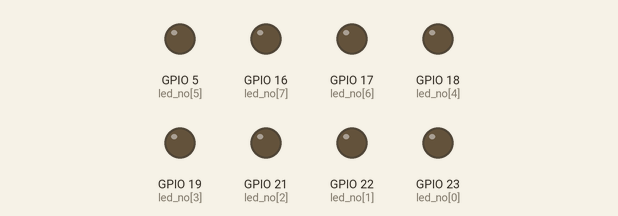
Recording of a program running on a simulated ESP32 board running MicroPython. Shown: output pins drawn as LEDs (lit = HIGH). The interpreter's speed is modelled, so counts of loop turns are approximate; what the program prints to the serial console is not drawn.

Above: at 0.05 s.
At 0.45 s:
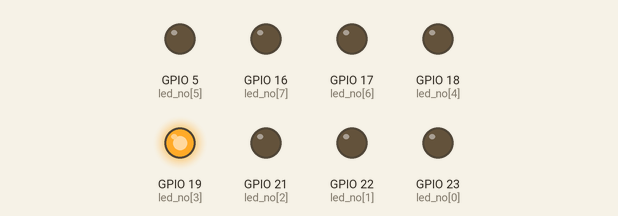
At 0.75 s:
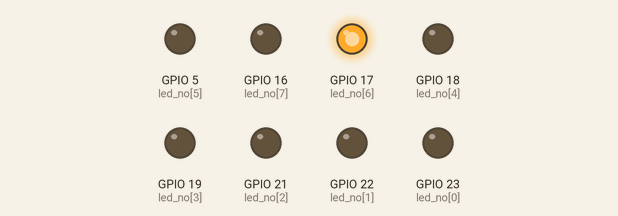
At 1.55 s:
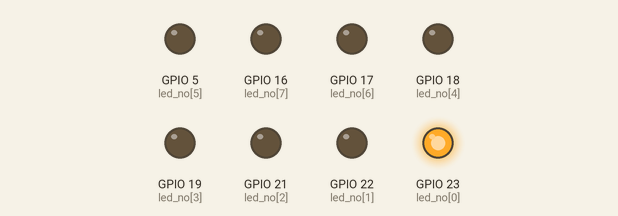
At 2.25 s:
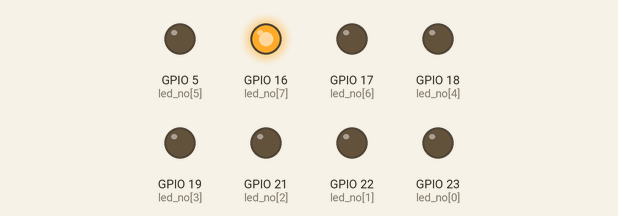
At 3.15 s:
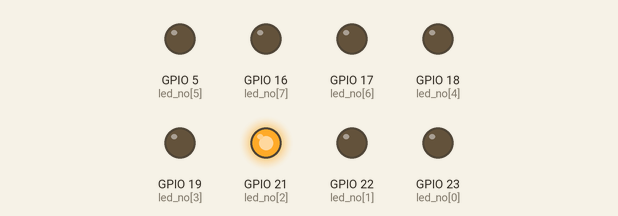
Timing chart, 0 to 3.5 s (numbered marks = the images above):
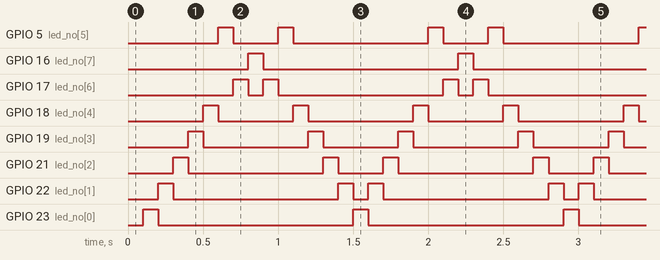

The program:

bolum2_u20_karasimsekPerformans.py
```python
from machine import *
import time
led_no = [23, 22, 21, 19, 18, 5, 17, 16]
led = [] # boş liste oluştur
for i in led_no:
    led.append(Pin(i, Pin.OUT))

index = -1 # dizinin indisini gösteren değer
yon = 0 # soldan sağa mı, sağdan sola mı?
sayac = 0
def karasimsek(t):
    global index
    global yon # değişkenleri global olarak al (kalıcı olması gerek)
    if yon == 0: #soldan saga ise
        index += 1 #indisi bir artır
        led[index].value(1) #indise denk gelen ledi yak
        if index != 0: # Eğer kenarda bulunmuyorsa kendinden onceki ledi sondur
            led[index-1].value(0)
        if index == 7: # sona geldiğinde yönü değiştir
            yon = 1
    if yon == 1: # sağdan sola ise
        led[index].value(1) #indise denk gelen ledi yak
        if index != 7:
            led[index+1].value(0) # eğer kenarda değilse kendinden oncekini sondur
        if index == 0: # sona geldiğinde yon değiştir
            yon = 0
        if index > 0: # 0 olana kadar birer birer azalt
            index -= 1

def ekrana_yazdir(t1):
    global sayac
    print("5 saniyede ana programda kod {0} kere calisti.".format(sayac))


tim0 = Timer(0)
tim1 = Timer(1)
tim0.init(period = 100, mode = Timer.PERIODIC, callback = karasimsek)
tim1.init(period = 5000, mode = Timer.ONE_SHOT, callback = ekrana_yazdir)
#100ms periyotta zamanlayıcıyı çalıştır, tim1 5saniye sonra 1 kere calisacak

while True:
    sayac += 1
```

Measured:
- by itself, GPIO 5 (led_no[5]): repeats every 1.4 s: LOW 0.30 s, HIGH 0.10 s, LOW 0.90 s, HIGH 0.10 s
- by itself, GPIO 16 (led_no[7]), GPIO 23 (led_no[0]): alternates HIGH for 0.10 s and LOW for 1.3 s
- by itself, GPIO 17 (led_no[6]): repeats every 1.4 s: LOW 0.10 s, HIGH 0.10 s, LOW 1.1 s, HIGH 0.10 s
- by itself, GPIO 18 (led_no[4]): repeats every 1.4 s: LOW 0.50 s, HIGH 0.10 s, LOW 0.70 s, HIGH 0.10 s
- by itself, GPIO 19 (led_no[3]): repeats every 1.4 s: LOW 0.70 s, HIGH 0.10 s, LOW 0.50 s, HIGH 0.10 s
- by itself, GPIO 21 (led_no[2]): repeats every 1.4 s: LOW 0.90 s, HIGH 0.10 s, LOW 0.30 s, HIGH 0.10 s
- by itself, GPIO 22 (led_no[1]): repeats every 1.4 s: LOW 1.1 s, HIGH 0.10 s, LOW 0.10 s, HIGH 0.10 s
